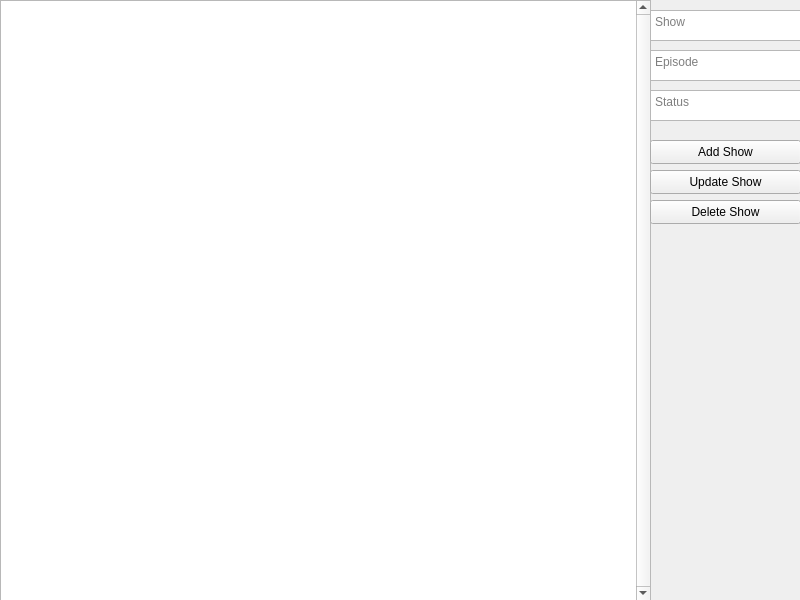
<?xml version="1.0" encoding="UTF-8"?>
<ui version="4.0">
 <class>MainWindow</class>
 <widget class="QMainWindow" name="MainWindow">
  <property name="geometry">
   <rect>
    <x>0</x>
    <y>0</y>
    <width>800</width>
    <height>600</height>
   </rect>
  </property>
  <property name="minimumSize">
   <size>
    <width>0</width>
    <height>0</height>
   </size>
  </property>
  <property name="maximumSize">
   <size>
    <width>800</width>
    <height>600</height>
   </size>
  </property>
  <property name="windowTitle">
   <string>WatchList</string>
  </property>
  <property name="windowIcon">
   <iconset resource="icons.qrc">
    <normaloff>:/icons/watchtime.png</normaloff>:/icons/watchtime.png</iconset>
  </property>
  <widget class="QWidget" name="centralwidget">
   <widget class="QTableView" name="main_table">
    <property name="geometry">
     <rect>
      <x>0</x>
      <y>0</y>
      <width>651</width>
      <height>601</height>
     </rect>
    </property>
    <property name="baseSize">
     <size>
      <width>3</width>
      <height>10</height>
     </size>
    </property>
    <property name="verticalScrollBarPolicy">
     <enum>Qt::ScrollBarAlwaysOn</enum>
    </property>
   </widget>
   <widget class="QPushButton" name="add_button">
    <property name="geometry">
     <rect>
      <x>650</x>
      <y>140</y>
      <width>151</width>
      <height>24</height>
     </rect>
    </property>
    <property name="text">
     <string>Add Show</string>
    </property>
   </widget>
   <widget class="QPushButton" name="update_button">
    <property name="geometry">
     <rect>
      <x>650</x>
      <y>170</y>
      <width>151</width>
      <height>24</height>
     </rect>
    </property>
    <property name="text">
     <string>Update Show</string>
    </property>
   </widget>
   <widget class="QPushButton" name="delete_button">
    <property name="geometry">
     <rect>
      <x>650</x>
      <y>200</y>
      <width>151</width>
      <height>24</height>
     </rect>
    </property>
    <property name="text">
     <string>Delete Show</string>
    </property>
   </widget>
   <widget class="QTextEdit" name="show_text">
    <property name="geometry">
     <rect>
      <x>650</x>
      <y>10</y>
      <width>151</width>
      <height>31</height>
     </rect>
    </property>
    <property name="placeholderText">
     <string>Show</string>
    </property>
   </widget>
   <widget class="QTextEdit" name="episode_text">
    <property name="geometry">
     <rect>
      <x>650</x>
      <y>50</y>
      <width>151</width>
      <height>31</height>
     </rect>
    </property>
    <property name="placeholderText">
     <string>Episode</string>
    </property>
   </widget>
   <widget class="QTextEdit" name="status_text">
    <property name="geometry">
     <rect>
      <x>650</x>
      <y>90</y>
      <width>151</width>
      <height>31</height>
     </rect>
    </property>
    <property name="layoutDirection">
     <enum>Qt::LeftToRight</enum>
    </property>
    <property name="verticalScrollBarPolicy">
     <enum>Qt::ScrollBarAlwaysOff</enum>
    </property>
    <property name="horizontalScrollBarPolicy">
     <enum>Qt::ScrollBarAlwaysOff</enum>
    </property>
    <property name="placeholderText">
     <string>Status</string>
    </property>
   </widget>
  </widget>
 </widget>
 <resources>
  <include location="icons.qrc"/>
 </resources>
 <connections/>
</ui>
